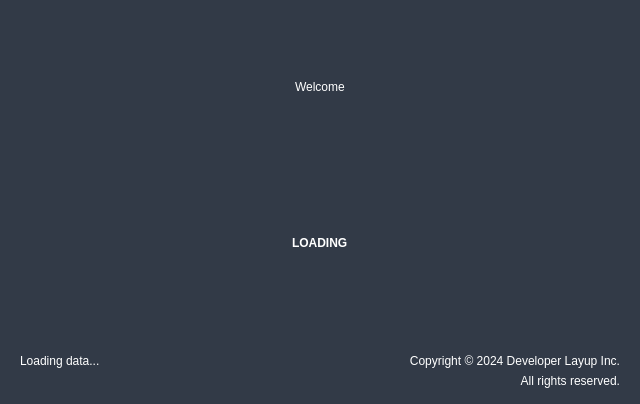
<?xml version="1.0" encoding="UTF-8"?>
<ui version="4.0">
 <class>Form</class>
 <widget class="QWidget" name="Form">
  <property name="geometry">
   <rect>
    <x>0</x>
    <y>0</y>
    <width>640</width>
    <height>404</height>
   </rect>
  </property>
  <property name="minimumSize">
   <size>
    <width>640</width>
    <height>400</height>
   </size>
  </property>
  <property name="maximumSize">
   <size>
    <width>640</width>
    <height>404</height>
   </size>
  </property>
  <property name="windowTitle">
   <string>Form</string>
  </property>
  <property name="styleSheet">
   <string notr="true">QWidget{
	background-color:#323a47; 
}

#logo { 
	text-align: center; 
	background-position: center;
}

QLabel {
	color:white; 
}</string>
  </property>
  <layout class="QGridLayout" name="gridLayout">
   <item row="1" column="0">
    <widget class="QWidget" name="widget_2" native="true">
     <property name="minimumSize">
      <size>
       <width>0</width>
       <height>100</height>
      </size>
     </property>
     <layout class="QHBoxLayout" name="horizontalLayout_2">
      <item>
       <spacer name="horizontalSpacer_3">
        <property name="orientation">
         <enum>Qt::Horizontal</enum>
        </property>
        <property name="sizeHint" stdset="0">
         <size>
          <width>40</width>
          <height>20</height>
         </size>
        </property>
       </spacer>
      </item>
      <item>
       <widget class="QLabel" name="logo">
        <property name="minimumSize">
         <size>
          <width>0</width>
          <height>0</height>
         </size>
        </property>
        <property name="text">
         <string>Welcome</string>
        </property>
       </widget>
      </item>
      <item>
       <spacer name="horizontalSpacer_4">
        <property name="orientation">
         <enum>Qt::Horizontal</enum>
        </property>
        <property name="sizeHint" stdset="0">
         <size>
          <width>40</width>
          <height>20</height>
         </size>
        </property>
       </spacer>
      </item>
     </layout>
    </widget>
   </item>
   <item row="2" column="0">
    <widget class="QWidget" name="widget" native="true">
     <property name="minimumSize">
      <size>
       <width>0</width>
       <height>200</height>
      </size>
     </property>
     <layout class="QHBoxLayout" name="horizontalLayout">
      <item>
       <spacer name="horizontalSpacer">
        <property name="orientation">
         <enum>Qt::Horizontal</enum>
        </property>
        <property name="sizeHint" stdset="0">
         <size>
          <width>40</width>
          <height>20</height>
         </size>
        </property>
       </spacer>
      </item>
      <item>
       <widget class="QLabel" name="loading">
        <property name="font">
         <font>
          <weight>75</weight>
          <bold>true</bold>
         </font>
        </property>
        <property name="text">
         <string>LOADING</string>
        </property>
       </widget>
      </item>
      <item>
       <spacer name="horizontalSpacer_2">
        <property name="orientation">
         <enum>Qt::Horizontal</enum>
        </property>
        <property name="sizeHint" stdset="0">
         <size>
          <width>40</width>
          <height>20</height>
         </size>
        </property>
       </spacer>
      </item>
     </layout>
    </widget>
   </item>
   <item row="3" column="0">
    <widget class="QWidget" name="widget_3" native="true">
     <layout class="QGridLayout" name="gridLayout_2">
      <property name="topMargin">
       <number>5</number>
      </property>
      <property name="bottomMargin">
       <number>5</number>
      </property>
      <item row="0" column="0">
       <widget class="QLabel" name="status">
        <property name="text">
         <string>Loading data...</string>
        </property>
       </widget>
      </item>
      <item row="0" column="1">
       <widget class="QLabel" name="label">
        <property name="layoutDirection">
         <enum>Qt::LeftToRight</enum>
        </property>
        <property name="text">
         <string>Copyright © 2024 Developer Layup Inc.</string>
        </property>
        <property name="alignment">
         <set>Qt::AlignRight|Qt::AlignTrailing|Qt::AlignVCenter</set>
        </property>
       </widget>
      </item>
      <item row="1" column="1">
       <widget class="QLabel" name="label_2">
        <property name="text">
         <string>All rights reserved.</string>
        </property>
        <property name="alignment">
         <set>Qt::AlignRight|Qt::AlignTrailing|Qt::AlignVCenter</set>
        </property>
       </widget>
      </item>
     </layout>
    </widget>
   </item>
   <item row="0" column="0">
    <spacer name="verticalSpacer_3">
     <property name="orientation">
      <enum>Qt::Vertical</enum>
     </property>
     <property name="sizeHint" stdset="0">
      <size>
       <width>20</width>
       <height>40</height>
      </size>
     </property>
    </spacer>
   </item>
  </layout>
 </widget>
 <resources/>
 <connections/>
</ui>
